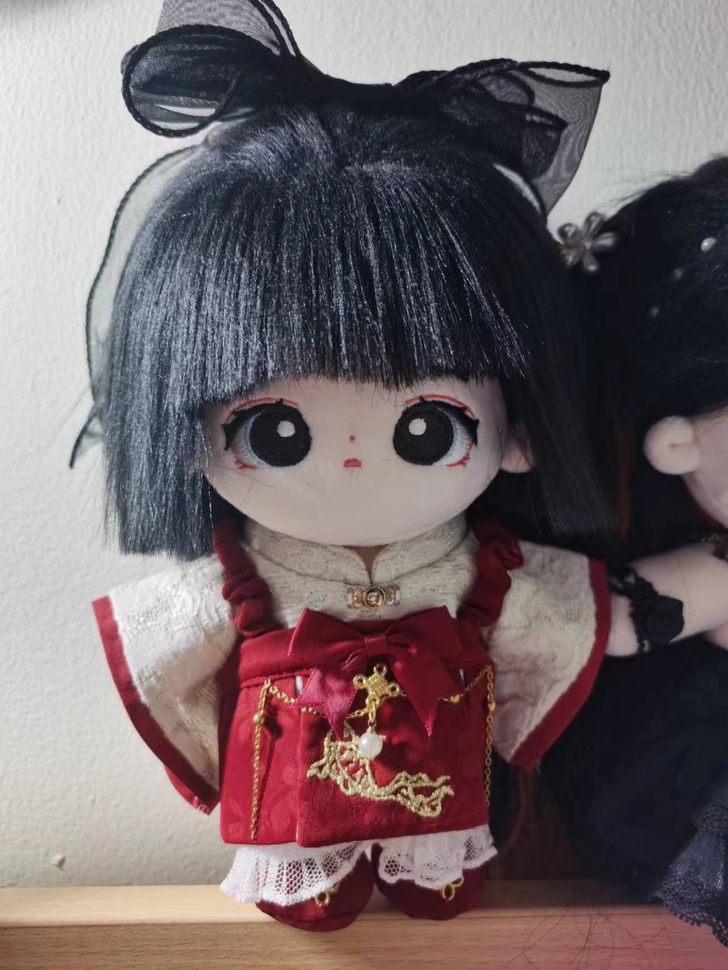
#> input picture angle1.jpg, 728 x 970 px, shrunk from 1280 x 1706 before the run
$ python SIFTrecognition.py
#> lines starting #> are read from the running program, lines starting #| are printed output that depends on the picture
import cv2

def sift_matching(query_img, target_img):
    # 创建SIFT对象
    sift = cv2.SIFT_create()

    # 检测特征点和计算特征描述符
    keypoints_query, descriptors_query = sift.detectAndCompute(query_img, None)
    keypoints_target, descriptors_target = sift.detectAndCompute(target_img, None)

    # 创建FLANN匹配器
    flann = cv2.FlannBasedMatcher()

    # 使用knnMatch进行特征点匹配
    matches = flann.knnMatch(descriptors_query, descriptors_target, k=2)

    # 进行 Lowe's ratio test 进行筛选
    good_matches = []
    for m, n in matches:
        if m.distance < 0.7 * n.distance:
            good_matches.append(m)

    # 如果匹配对数超过一定阈值，则认为目标被识别
    if len(good_matches) > match_threshold:
        return True
    else:
        return False


# 读取查询图像和目标图像
query_img = cv2.imread('angle1.jpg', 0)  # 灰度图像
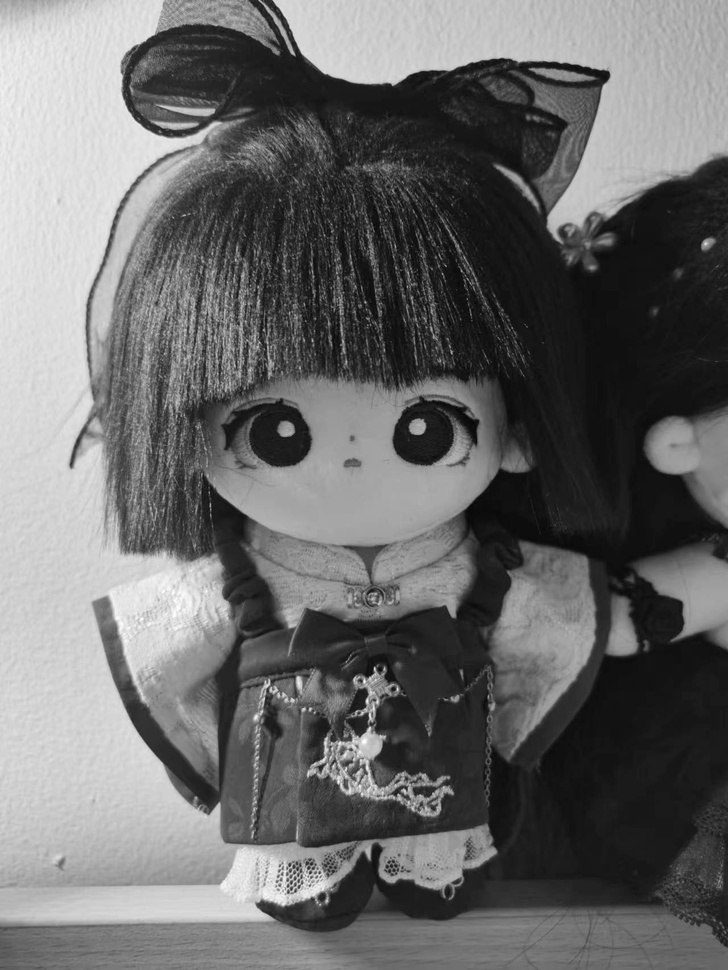
#> query_img: shape (970, 728); min 4, max 255, mean 106.5
target_img = cv2.imread('angle2.jpg', 0)  # 灰度图像
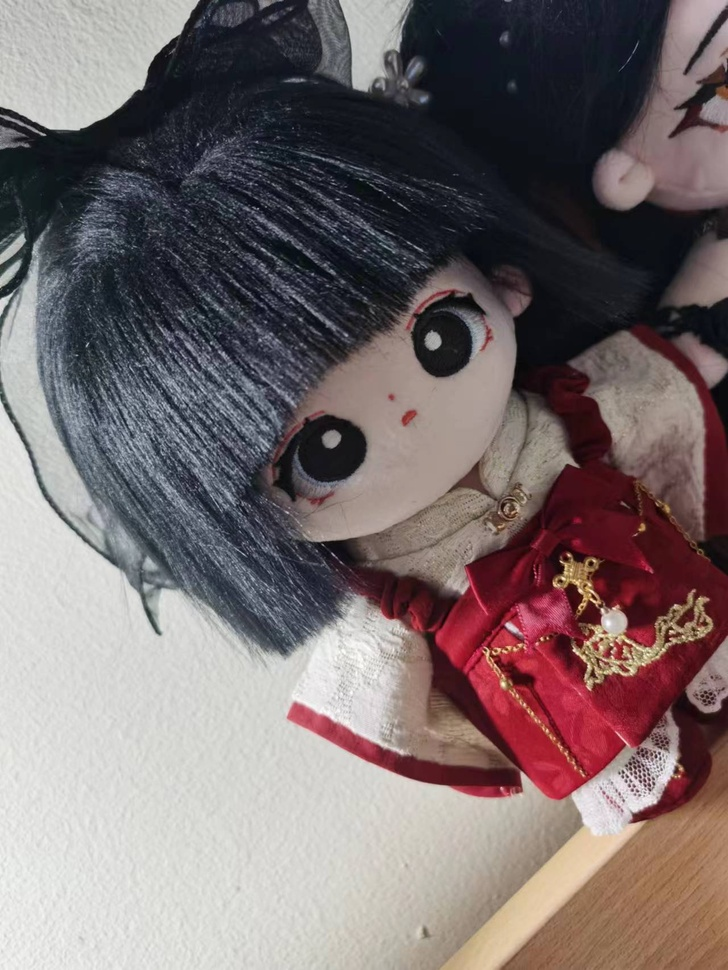
#> input picture angle2.jpg, 728 x 970 px, shrunk from 1280 x 1706 before the run
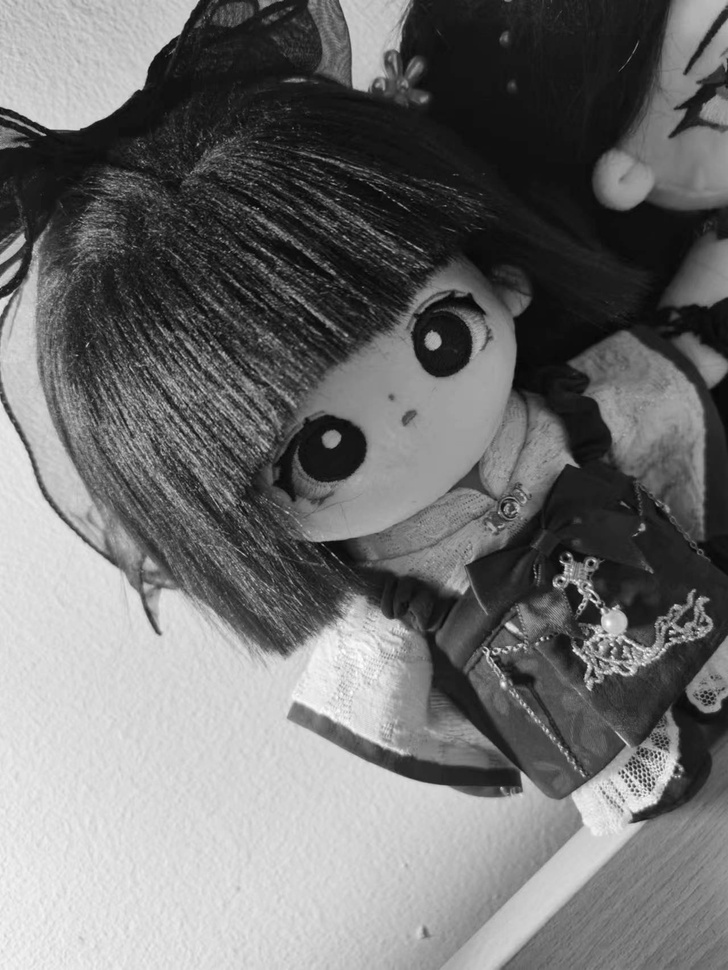
#> target_img: shape (970, 728); min 1, max 254, mean 112.4

# 设置匹配阈值
match_threshold = 10

# 使用SIFT进行目标识别
is_match = sift_matching(query_img, target_img)
#> in sift_matching, `keypoints_query, descriptors_query = sift.detectAndCompute(query_img, ..`: keypoints_query = 3049 keypoints; strongest (x, y, size): (418, 427, 10.5), (286, 429, 10.3), (367, 701, 2.6), (310, 873, 1.9)
#> in sift_matching, `keypoints_target, descriptors_target = sift.detectAndCompute(target_im..`: keypoints_target = 3597 keypoints; strongest (x, y, size): (433, 341, 10.9), (656, 756, 1.9), (569, 555, 2.5), (580, 591, 2.9)
#> in sift_matching, `matches = flann.knnMatch(descriptors_query, descriptors_target, k=2)`: matches = 3049 matches
#> after the loop in sift_matching, `for m, n in matches:`: good_matches = 552 matches
#> is_match = True

# 打印结果
if is_match:
    print("目标被识别！")
else:
    print("目标未被识别！")
